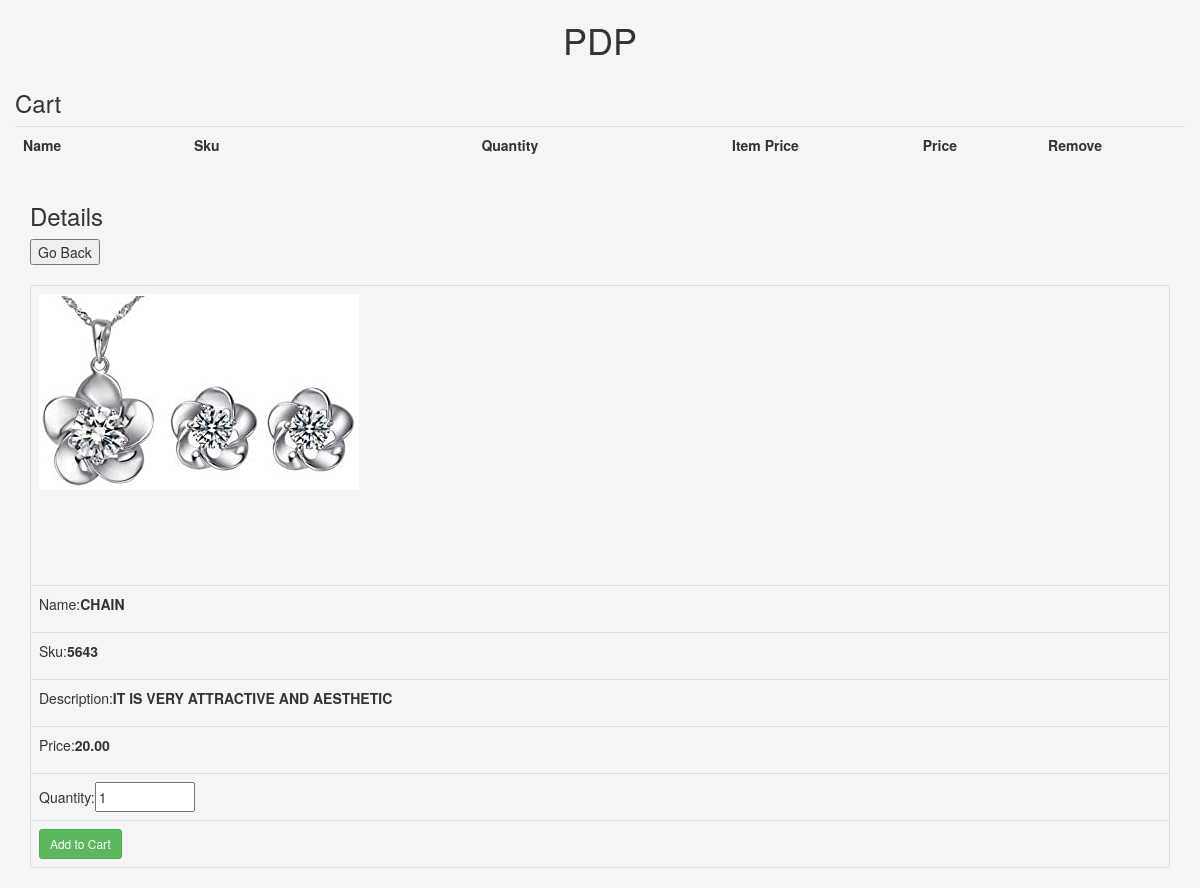
The app's page /details.php?Id=2 with its own data.
### tables this page shows
CREATE TABLE products(
  Id int(8) PRIMARY KEY,
  Name varchar(30) NOT NULL,
  Sku int(10) NOT NULL,
  Price double(10,2) NOT NULL,
  Description varchar(500) NOT NULL,
  image text NOT NULL
);

### details.php (the view, shortened to what this page needs)
<?php include 'Db.php' ?>
<!DOCTYPE html>
<html lang="en">
   <head>
      <link rel="stylesheet" href="css/index.css">
      <link rel="stylesheet" href="https://maxcdn.bootstrapcdn.com/bootstrap/3.4.1/css/bootstrap.min.css">
   </head>
   <body class="body">
      <div class="container">
      <h1 align="center">PDP</h1>
      <div class="row">
      <div>
        <h3> Cart </h3>
        </div>
        <table class="table">
            <tbody>
            <tr>
                <th class="text-left">Name</th>
                <th class="text-left">Sku</th>
                <th class="text-right">Quantity</th>
                <th class="text-right">Item Price</th>
                <th class="text-right">Price</th>
                <th class="text-center">Remove</th>
            </tr>
            </tbody>
        </table>
    </div>
      <h3>Details</h3>
      <button onclick="history.back()">Go Back</button><br><br>
      <?php
if (isset($_GET['Id']))
{
    $query = "select * from products where Id={$_GET['Id']}";
    $result = mysqli_query($connection, $query);
    if (mysqli_num_rows($result) > 0)
    {
        $row = mysqli_fetch_assoc($result);
?>
      <table class="table table-bordered">
      <tr id="tr">
         <td > <img src="<?php echo $row["image"]; ?>" ></td>
      <tr>
         <td>
            <p>Name:<strong><?php echo $row['Name']; ?></p>
      <tr>
         <td>
            <p>Sku:<strong><?php echo $row['Sku']; ?></p>
      <tr>
         <td>
            <p>Description:<strong><?php echo $row['Description']; ?></p>
      <tr>
         <td>
            <p>Price:<strong><?php echo $row['Price']; ?></p>
            <form action="details.php?action=Add&Id=<?=$row['Id']; ?>" method="post">
      <tr>   <td>Quantity:<input type="number" Name="quantity" value="1" min=1 max=1000 class="number"></td>
      <tr>  <td><input type="submit" value="Add to Cart" class="btn btn-success btn-sm"></td>
            </form>
            <?php
    }
    else
    {
        header("location:index.php");
    }
}
else
{
    header("location:index.php");
}
?>
   </body>
</html>

### css/index.css (style rules this page uses)
.number { width: 100px; height: 30px; }
.body { background-color: #f5f5f8; }
#tr { width: 300px; height: 300px; }

### records on screen
products: image (picture), Name "CHAIN", Sku "5643", Description "IT IS VERY ATTRACTIVE AND AESTHETIC", Price "20.00"
